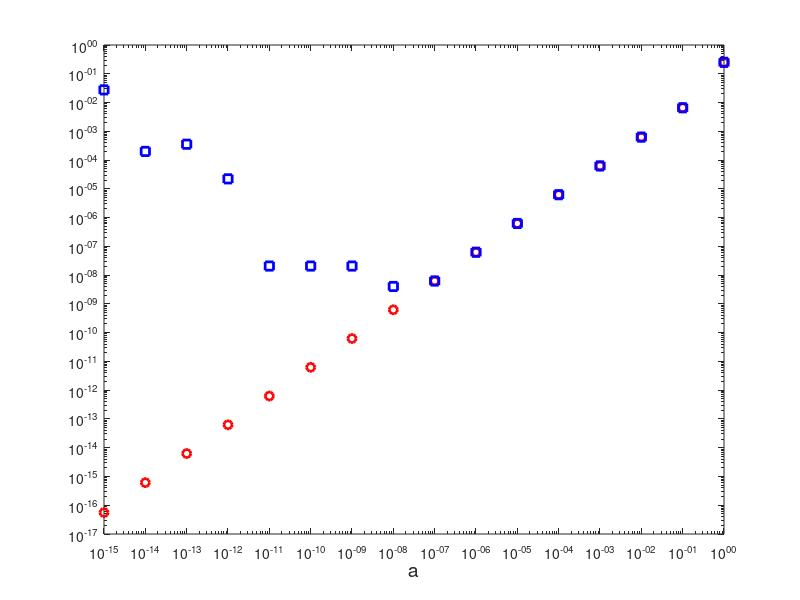

This figure's MATLAB source: (Note: this script raises an error after producing the figure.)
% % % % % % % % % % % % % % % % % % % % % % % % % % % % % % % % % % % % % %
%Program to evaluate the roots of a*x^2+x+1/4=0, where a(n+1)=a(n)/10.    %
%After a certain number of iterations, "a" hits machine epsilon. The exact%
%solution for a=0 is x=-.25. As "a" converges to machine epsilon, equation%
%x1 fails because eventually, b^2>>a*c, which leads to catastrophic       %
%cancellation. The error becomes particularly severe when a<<b because the%
%denominator becomes very small and the calculation approaches 0/0. This  %
%situation is mitigated by x2=-2*c/(b+(b^2-4*a*c)^(1/2)). Observe that x1 %
%eventually fails past a certain threshold.                               %
%                                                                         %
%Programmed by Anthony Knighton on 02/04/2021                             %
% % % % % % % % % % % % % % % % % % % % % % % % % % % % % % % % % % % % % %
clear 
b=1; 
c=0.25;
n=1;
a(1)= 1
while (a>eps())
  d = b^2-4*a(n)*c;
  x1(n) = (-b+sqrt(d))/(2*a(n));
  x2(n) = -2*c/(b+sqrt(d));
  fprintf('a= %22.16e, lhs=%22.16e, rhs=%22.16e \n',a(n),x1(n),x2(n));
  n=n+1;
  a(n)=a(n-1)/10;
end
%plot of root evaluated by original equation and plot of root evaluated by
%equation suitable for numerical calculation.
p=loglog(a(1:n-1),abs(x2+0.25),'o',a(1:n-1),abs(x1+0.25),'s');
set(p(1),'Linewidth',2,'Color','red')
set(p(2),'Linewidth',2,'Color','blue')
xlabel('a','Fontsize',14)
ylabel(texlabel('|x - x_0|'),'Fontsize',14)  % x_0 = root at a=0
legend('lhs','rhs')
legend('Location','Southeast')